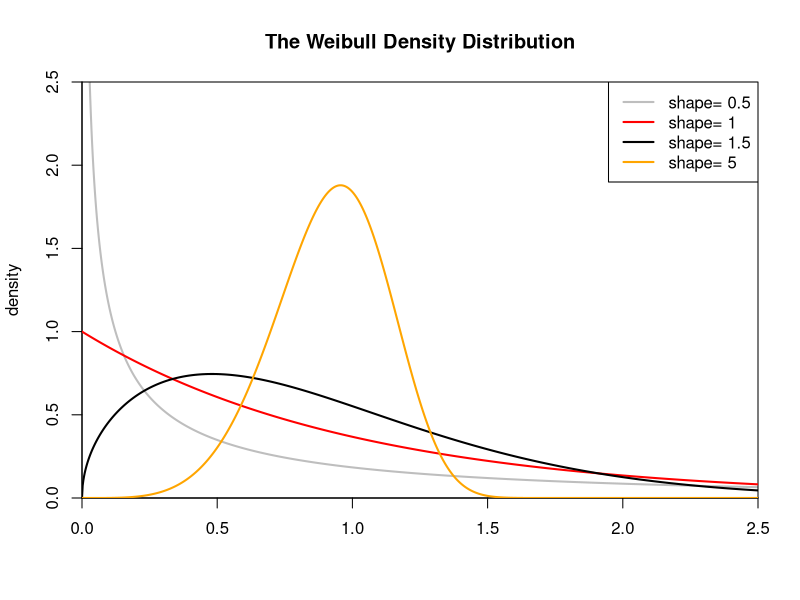

This chart was generated by the following R code:
#
# Author: Kelly Chan
# Date  : Aug 7 2013
#
# Project: Weibull Distribution
#
#--------------------------------------------------------------------------#


setwd("G:\\eclipseWorkspace\\R\\distribution")


n=100
x <- seq(0,2.5,length.out=1000)

png(filename="output\\weibullDistribution.png")
plot(x, dweibull(x,.5), col="gray", lwd=2, type='l',
		                xlim=c(0,2.5), ylim=c(0,2.5),
		                xaxs="i"    , yaxs="i",
		                xlab=''     , ylab='density',
		                main="The Weibull Density Distribution")

lines(x,dweibull(x, 1), col="red"   , lwd=2)
lines(x,dweibull(x,1.5), col="black" , lwd=2)
lines(x,dweibull(x, 5), col="orange", lwd=2)

legend("topright",legend=paste("shape=", c(.5,1,1.5,5)), 
		          col=c("gray", "red","black","orange"),
		          lwd=2)


dev.off()
